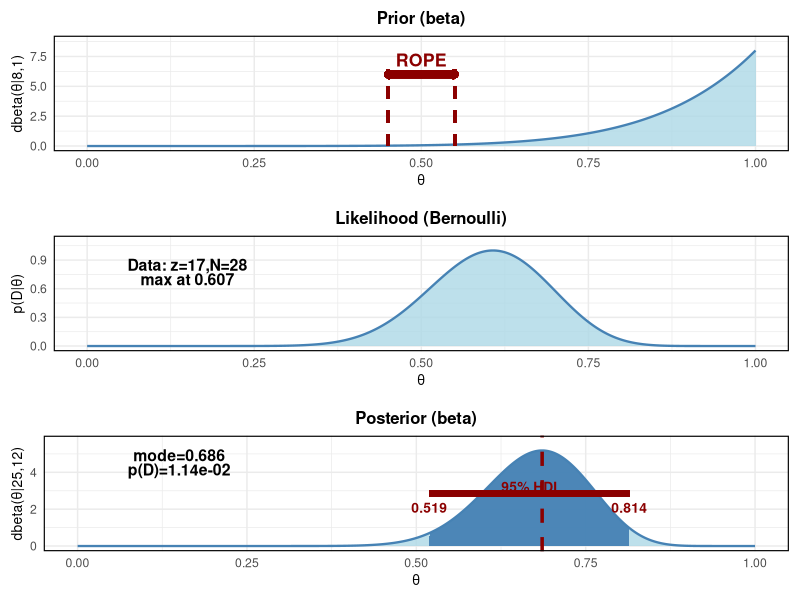

Generate this figure with R:
# 贝叶斯分析：C程序 vs Python程序性能比较
# Beta-Bernoulli共轭模型
# 先验：Beta(8, 1)
# 似然：Bernoulli(z=17, N=28)
# 后验：Beta(18, 12)

library(ggplot2)
library(gridExtra)

# ========== 参数设定 ==========
# 使用Beta(8, 1)作为先验（表达较强的相信C程序更快）
a_prior <- 8
b_prior <- 1
n <- 28
z <- 17  # C程序较快的次数

# 后验参数
a_posterior <- a_prior + z
b_posterior <- b_prior + (n - z)

# 生成θ序列
theta <- seq(0, 1, length.out = 1000)

# ========== 1. 先验分布 ==========
prior <- dbeta(theta, a_prior, b_prior)
prior_mode <- (a_prior - 1) / (a_prior + b_prior - 2)

df_prior <- data.frame(theta = theta, density = prior)

# ROPE区间
rope_lower <- 0.45
rope_upper <- 0.55

# ========== 2. 似然函数 ==========
likelihood <- theta^z * (1 - theta)^(n - z)
likelihood <- likelihood / max(likelihood)
likelihood_max <- z / n

df_likelihood <- data.frame(theta = theta, density = likelihood)

# ========== 3. 后验分布 ==========
posterior <- dbeta(theta, a_posterior, b_posterior)
posterior_mode <- (a_posterior - 1) / (a_posterior + b_posterior - 2)

# 计算后验的HDI
posterior_quantiles <- qbeta(c(0.025, 0.975), a_posterior, b_posterior)
posterior_hdi_lower <- posterior_quantiles[1]
posterior_hdi_upper <- posterior_quantiles[2]

# 边际似然
p_D <- integrate(function(x) dbeta(x, a_prior, b_prior) * dbinom(z, n, x), 0, 1)$value

df_posterior <- data.frame(theta = theta, density = posterior)

# 打印统计信息
cat("\n========== 贝叶斯分析 ==========\n")
cat(sprintf("先验：Beta(%.0f, %.0f)\n", a_prior, b_prior))
cat(sprintf("似然：Bernoulli(z=%d, N=%d)\n", z, n))
cat(sprintf("后验：Beta(%.0f, %.0f)\n", a_posterior, b_posterior))
cat(sprintf("\n后验统计：\n"))
cat(sprintf("  Mode: %.3f\n", posterior_mode))
cat(sprintf("  95%% HDI: [%.3f, %.3f]\n", posterior_hdi_lower, posterior_hdi_upper))
cat(sprintf("  p(D): %.2e\n", p_D))
cat("=====================================\n\n")

# ========== 绘制图表 ==========

# 【图1】先验分布
p1 <- ggplot(df_prior, aes(x = theta, y = density)) +
  geom_area(fill = "lightblue", alpha = 0.8) +
  geom_line(color = "steelblue", linewidth = 0.8) +
  # ROPE标注
  annotate("text", x = 0.5, y = max(prior) * 0.9,
           label = "ROPE", color = "darkred", fontface = "bold", size = 4.5) +
  geom_segment(aes(x = rope_lower, xend = rope_lower, y = 0, yend = max(prior) * 0.8),
               color = "darkred", linetype = "dashed", linewidth = 1) +
  geom_segment(aes(x = rope_upper, xend = rope_upper, y = 0, yend = max(prior) * 0.8),
               color = "darkred", linetype = "dashed", linewidth = 1) +
  geom_segment(aes(x = rope_lower, xend = rope_upper, y = max(prior) * 0.75, yend = max(prior) * 0.75),
               color = "darkred", linewidth = 2.5, arrow = arrow(ends = "both", length = unit(0.1, "cm"))) +
  
  xlim(0, 1) + ylim(0, max(prior) * 1.1) +
  labs(title = "Prior (beta)",
       x = "θ",
       y = sprintf("dbeta(θ|%.0f,%.0f)", a_prior, b_prior)) +
  theme_minimal() +
  theme(
    plot.title = element_text(hjust = 0.5, size = 12, face = "bold"),
    axis.title = element_text(size = 10),
    panel.border = element_rect(fill = NA, color = "black", linewidth = 0.8),
    plot.margin = margin(8, 8, 8, 8)
  )

# 【图2】似然函数
p2 <- ggplot(df_likelihood, aes(x = theta, y = density)) +
  geom_area(fill = "lightblue", alpha = 0.8) +
  geom_line(color = "steelblue", linewidth = 0.8) +
  # 最大似然标注
  annotate("text", x = 0.15, y = max(likelihood) * 0.85,
           label = sprintf("Data: z=%d,N=%d", z, n),
           color = "black", fontface = "bold", size = 4) +
  annotate("text", x = 0.15, y = max(likelihood) * 0.70,
           label = sprintf("max at %.3f", likelihood_max),
           color = "black", fontface = "bold", size = 4) +
  
  xlim(0, 1) + ylim(0, max(likelihood) * 1.1) +
  labs(title = "Likelihood (Bernoulli)",
       x = "θ",
       y = "p(D|θ)") +
  theme_minimal() +
  theme(
    plot.title = element_text(hjust = 0.5, size = 12, face = "bold"),
    axis.title = element_text(size = 10),
    panel.border = element_rect(fill = NA, color = "black", linewidth = 0.8),
    plot.margin = margin(8, 8, 8, 8)
  )

# 【图3】后验分布
p3 <- ggplot(df_posterior, aes(x = theta, y = density)) +
  geom_area(fill = "lightblue", alpha = 0.8) +
  geom_line(color = "steelblue", linewidth = 0.8) +
  # 后验HDI高亮
  geom_area(data = df_posterior[df_posterior$theta >= posterior_hdi_lower & df_posterior$theta <= posterior_hdi_upper, ],
            fill = "steelblue", alpha = 0.95) +
  # Mode线
  geom_vline(xintercept = posterior_mode, color = "darkred", linetype = "dashed", linewidth = 1.2) +
  # Mode标注
  annotate("text", x = 0.15, y = max(posterior) * 0.95,
           label = sprintf("mode=%.3f", posterior_mode),
           color = "black", fontface = "bold", size = 4) +
  # p(D)标注
  annotate("text", x = 0.15, y = max(posterior) * 0.80,
           label = sprintf("p(D)=%.2e", p_D),
           color = "black", fontface = "bold", size = 4) +
  # HDI标注
  geom_segment(aes(x = posterior_hdi_lower, xend = posterior_hdi_upper, 
                   y = max(posterior) * 0.55, yend = max(posterior) * 0.55),
               color = "darkred", linewidth = 2) +
  annotate("text", x = (posterior_hdi_lower + posterior_hdi_upper)/2, y = max(posterior) * 0.62,
           label = "95% HDI", color = "darkred", fontface = "bold", size = 3.5) +
  # HDI端点标注
  annotate("text", x = posterior_hdi_lower, y = max(posterior) * 0.40,
           label = sprintf("%.3f", posterior_hdi_lower),
           color = "darkred", fontface = "bold", size = 3.5, hjust = 0.5) +
  annotate("text", x = posterior_hdi_upper, y = max(posterior) * 0.40,
           label = sprintf("%.3f", posterior_hdi_upper),
           color = "darkred", fontface = "bold", size = 3.5, hjust = 0.5) +
  
  xlim(0, 1) + ylim(0, max(posterior) * 1.1) +
  labs(title = "Posterior (beta)",
       x = "θ",
       y = sprintf("dbeta(θ|%.0f,%.0f)", a_posterior, b_posterior)) +
  theme_minimal() +
  theme(
    plot.title = element_text(hjust = 0.5, size = 12, face = "bold"),
    axis.title = element_text(size = 10),
    panel.border = element_rect(fill = NA, color = "black", linewidth = 0.8),
    plot.margin = margin(8, 8, 8, 8)
  )

# 组合三个图表
combined_plot <- gridExtra::grid.arrange(p1, p2, p3, ncol = 1, heights = c(1, 1, 1))

# 保存
ggsave("bayesian_analysis_v2.png", combined_plot, width = 8, height = 10, dpi = 300)

print(combined_plot)

cat("✓ 图表已保存为 bayesian_analysis_v2.png\n")
